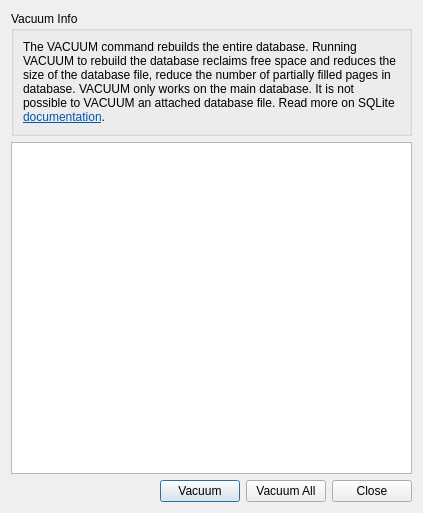
<?xml version="1.0" encoding="UTF-8"?>
<ui version="4.0">
 <class>FrmVacuum</class>
 <widget class="QDialog" name="FrmVacuum">
  <property name="geometry">
   <rect>
    <x>0</x>
    <y>0</y>
    <width>423</width>
    <height>513</height>
   </rect>
  </property>
  <property name="windowTitle">
   <string>Vacuum</string>
  </property>
  <layout class="QVBoxLayout" name="verticalLayout">
   <item>
    <widget class="QGroupBox" name="gbVacuumInfo">
     <property name="title">
      <string>Vacuum Info</string>
     </property>
     <layout class="QVBoxLayout" name="verticalLayout_2">
      <item>
       <widget class="QLabel" name="lblInfo">
        <property name="text">
         <string>&lt;html&gt;&lt;head/&gt;&lt;body&gt;&lt;p&gt;The VACUUM command rebuilds the entire database. Running VACUUM to rebuild the database reclaims free space and reduces the size of the database file, reduce the number of partially filled pages in database. VACUUM only works on the main database. It is not possible to VACUUM an attached database file. Read more on SQLite &lt;a href=&quot;http://www.sqlite.org/lang_vacuum.html&quot;&gt;&lt;span style=&quot; text-decoration: underline; color:#0057ae;&quot;&gt;documentation&lt;/span&gt;&lt;/a&gt;.&lt;/p&gt;&lt;/body&gt;&lt;/html&gt;</string>
        </property>
        <property name="textFormat">
         <enum>Qt::RichText</enum>
        </property>
        <property name="wordWrap">
         <bool>true</bool>
        </property>
        <property name="openExternalLinks">
         <bool>true</bool>
        </property>
       </widget>
      </item>
     </layout>
    </widget>
   </item>
   <item>
    <widget class="QTableWidget" name="tblTabele"/>
   </item>
   <item>
    <layout class="QHBoxLayout" name="horizontalLayout">
     <item>
      <spacer name="horizontalSpacer">
       <property name="orientation">
        <enum>Qt::Horizontal</enum>
       </property>
       <property name="sizeHint" stdset="0">
        <size>
         <width>40</width>
         <height>20</height>
        </size>
       </property>
      </spacer>
     </item>
     <item>
      <widget class="QPushButton" name="btnVacuum">
       <property name="text">
        <string>Vacuum</string>
       </property>
      </widget>
     </item>
     <item>
      <widget class="QPushButton" name="btnVacuumAll">
       <property name="text">
        <string>Vacuum All</string>
       </property>
      </widget>
     </item>
     <item>
      <widget class="QPushButton" name="btnClose">
       <property name="text">
        <string>Close</string>
       </property>
      </widget>
     </item>
    </layout>
   </item>
  </layout>
 </widget>
 <resources/>
 <connections/>
</ui>
